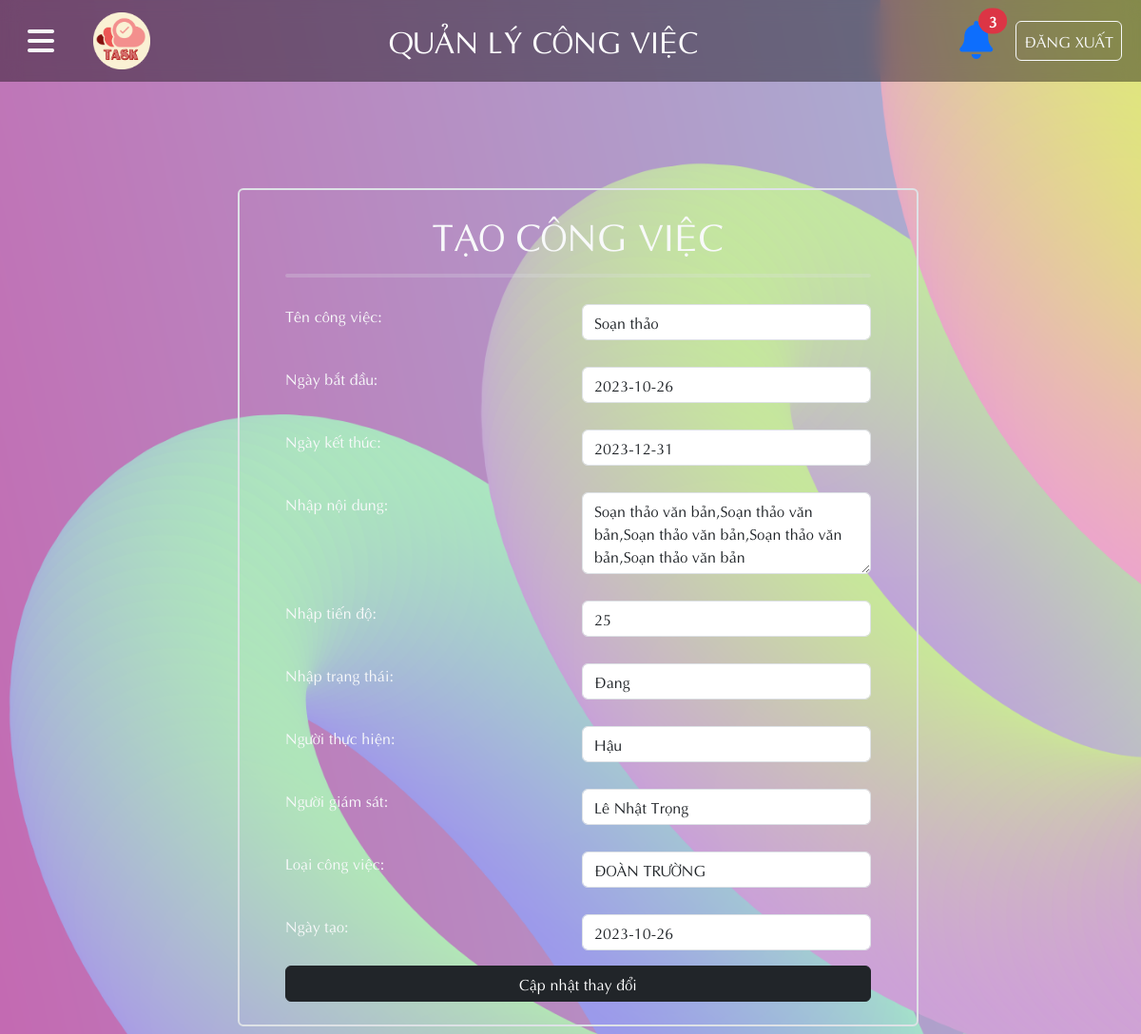
/Admin/ad_congviec_sua.php?sua_ma=6, run on the app's committed database.
### tables this page shows
CREATE TABLE `congviec` (
  `CV_MA` int(10) NOT NULL,
  `CV_TEN` varchar(50) NOT NULL,
  `CV_NGAYBATDAU` date NOT NULL,
  `CV_NGAYKETTHUC` date NOT NULL,
  `CV_NOIDUNG` text NOT NULL,
  `CV_TIENDO` varchar(50) NOT NULL,
  `CV_TRANGTHAICV` varchar(50) NOT NULL,
  `CV_NGAYTAO` date NOT NULL,
  `CV_NTH` int(10) NOT NULL,
  `CV_NGS` int(10) NOT NULL,
  `LCV_MA` int(10) NOT NULL
);

CREATE TABLE `nguoidung` (
  `ND_MA` int(10) NOT NULL,
  `ND_HOTEN` varchar(50) NOT NULL,
  `ND_NGAYSINH` date NOT NULL,
  `ND_DIACHI` varchar(50) NOT NULL,
  `ND_SDT` varchar(10) NOT NULL,
  `ND_EMAIL` varchar(50) NOT NULL,
  `ND_MSCB` int(10) NOT NULL,
  `ND_MATKHAU` varchar(32) NOT NULL
);

CREATE TABLE `loaicongviec` (
  `LCV_MA` int(10) NOT NULL,
  `LCV_TEN` varchar(50) NOT NULL
);

### Admin/ad_thongbao.php (called while the page is built, shortened)
<?php include_once '../condb/condb.php';
$query_chuadoc = "SELECT * FROM thongbao WHERE TB_XEM = '0'";
$soluong_chuadoc = $conn->query($query_chuadoc);
$soluong_thongbao = mysqli_num_rows($soluong_chuadoc);
?>

### Admin/ad_congviec_sua.php (the view, shortened to what this page needs)
<?php
include_once '../condb/condb.php';
include_once './ad_thongbao.php';
$ma = $_GET['sua_ma'];
$query_congviec = "SELECT * FROM congviec WHERE CV_MA='$ma'";
$ds_congviec = mysqli_query($conn, $query_congviec);
$congviec = mysqli_fetch_array($ds_congviec);
?>
<!DOCTYPE html>
<html lang="en">
<head>
    <link href="../styles/style.css?v=<?php echo time(); ?>" rel="stylesheet" type="text/css" />
    <link href="https://cdn.jsdelivr.net/npm/bootstrap@5.3.2/dist/css/bootstrap.min.css" rel="stylesheet"
>
    <link rel="stylesheet" href="https://cdnjs.cloudflare.com/ajax/libs/font-awesome/6.4.2/css/all.min.css">
</head>
<body>
<header>
        <nav class="navbar_container navbar  navbar-expand-lg">
            <button class=" btn mx-3" type="button" data-bs-toggle="offcanvas" data-bs-target="#offcanvasExample" aria-controls="offcanvasExample">
                <i class="fa-solid fs-2 text-light fa-bars"></i>
            </button>
            <div class="container-fluid">
                <a class="navbar-brand text-white fs-4" href="trangchu.php"><img src="../image/logo.png" style="width: 60px;" class="w3-circle"></a>
                <a class="navbar-brand text-white fs-2"> QUẢN LÝ CÔNG VIỆC </a>
                <div class="d-flex">
                    <div class="dropdown mx-4 position-relative">
                        <span class="position-absolute top-0 start-100 fs-6 translate-middle badge bg-danger rounded-pill badge-danger">
                            <?php echo $soluong_thongbao; ?>
                        </span>
                        <a id="dLabel" role="button" data-toggle="dropdown" data-target="#" href="#">
                            <i class="fs-1 fa-solid fa-bell"></i>
                        </a>
                    </div>
                    <a class="btn btn-outline-light px-2 py-2 me-2" href="../User/dangxuat.php" role="button">ĐĂNG XUẤT</a>
                </div>
            </div>
        </nav>
    </header>
    <main>
        <div class="form_center">
            <form id="form" name="form" method="post" onsubmit="return validateForm()" class="form">
                <div class="container p-5 py-4 m-2 border border-2 rounded">
                    <h1 class="text-light text-center">TẠO CÔNG VIỆC</h1>
                    <hr class="text-dark border border-2 rounded " style="border-top: 4px solid white">
                    <div class="row p-2 my-1 rounded">
                        <div class="col p-1  text-light">
                            <label class="" for="ten">Tên công việc:</label>
                        </div>
                        <div class="col p-1 ">
                            <input class="form-control" type="text" placeholder="Nhập tên công việc" name="ten" id="ten" value="<?php echo $congviec['CV_TEN'];?> ">
                        </div>
                    </div>
                    <div class="row p-2 my-1 rounded">
                        <div class="col p-1  text-light">
                            <label for="ngaybatdau">Ngày bắt đầu:</label>
                        </div>
                        <div class="col p-1 ">
                            <input class="form-control" type="" placeholder="Điền ngày bắt đầu công việc" name="ngaybatdau" id="ngaybatdau" value="<?php echo $congviec['CV_NGAYBATDAU'];?> ">
                        </div>
                    </div>
                    <div class="row p-2 my-1 rounded">
                        <div class="col p-1  text-light">
                            <label for="ngayketthuc">Ngày kết thúc:</label>
                        </div>
                        <div class="col p-1 ">
                            <input class="form-control" type="" name="ngayketthuc" id="ngayketthuc" value="<?php echo $congviec['CV_NGAYKETTHUC'];?> ">
                        </div>
                    </div>
                    <div class="row p-2 my-1 rounded">
                        <div class="col p-1  text-light">
                            <label class="" for="text">Nhập nội dung:</label>
                        </div>
                        <div class="col p-1 ">
                            <textarea class="form-control" name="noidung" id="noidung" rows="3"><?php echo $congviec['CV_NOIDUNG'];?></textarea>
                        </div>
                    </div>
                    <div class="row p-2 my-1 rounded">
                        <div class="col p-1  text-light">
                            <label class="" for="text">Nhập tiến độ:</label>
                        </div>
                        <div class="col p-1 ">
                            <input type="number" min="0" max="100" class="form-control" name="tiendo" id="tiendo" rows="3" value=<?php echo $congviec['CV_TIENDO'];?>></input>
                        </div>
                    </div>
                    <div class="row p-2 my-1 rounded">
                        <div class="col p-1  text-light">
                            <label class="" for="trangthai">Nhập trạng thái:</label>
                        </div>
                        <div class="col p-1 ">
                            <input type="text" min="<?php echo $congviec['CV_TRANGTHAICV'];?>" max="100" class="form-control" name="trangthai" id="trangthai" rows="3"
                                value=<?php echo $congviec['CV_TRANGTHAICV'];?>></input>
                        </div>
                    </div>
                    <div class="row p-2 my-1 rounded">
                        <div class="col p-1  text-light">
                            <label for="nguoithuchien">Người thực hiện:</label>
                        </div>
                        <div class="col p-1 ">
                            <select class="form-control" name="nguoithuchien">
                                <?php
                                $query_nguoidung = "SELECT * FROM nguoidung";
$ds_nguoidung = mysqli_query($conn, $query_nguoidung);
while ($nguoidung = mysqli_fetch_assoc($ds_nguoidung)):
    ?>
                                <option value="<?php echo $nguoidung['ND_MA'];
    ?>" <?php
if ($nguoidung['ND_MA'] == $congviec['CV_NTH']):
    echo "selected";
endif;
    ?>>
                                    <?php
        echo $nguoidung['ND_HOTEN'];
    ?>
                                </option>
                                <?php
endwhile;
?>
                            </select>
                        </div>
                    </div>
                    <div class="row p-2 my-1 rounded">
                        <div class="col p-1  text-light">
                            <label for="nguoigiamsat">Người giám sát:</label>
                        </div>
                        <div class="col p-1 ">
                            <select class="form-control" name="nguoigiamsat">
                                <?php
                                $query_nguoidung = "SELECT * FROM nguoidung";
$ds_nguoidung = mysqli_query($conn, $query_nguoidung);
while ($nguoidung = mysqli_fetch_assoc($ds_nguoidung)):
    ?>
                                <option value="<?php echo $nguoidung['ND_MA'];
    ?>" <?php
if ($nguoidung['ND_MA'] == $congviec['CV_NGS']):
    echo "selected";
endif;
    ?>>
                                    <?php
        echo $nguoidung['ND_HOTEN'];
    ?>
                                </option>
                                <?php
endwhile;
?>
                            </select>
                        </div>
                    </div>
                    <div class="row p-2 my-1 rounded">
                        <div class="col p-1  text-light">
                            <label for="loaicongviec">Loại công việc:</label>
                        </div>
                        <div class="col p-1">
                            <select class="form-control" name="loaicongviec" id="loaicongviec">
                                <?php
                                $query_lcv = "SELECT * FROM loaicongviec";
$ds_congviec = mysqli_query($conn, $query_lcv);
while ($cv = mysqli_fetch_assoc($ds_congviec)):
    ?>
                                <option value="<?php echo $cv['LCV_MA'];
    ?>" <?php
if ($cv['LCV_MA'] == $congviec['LCV_MA']):
    echo "selected";
endif;
    ?>>
                                    <?php
        echo $cv['LCV_TEN'];
    ?>
                                </option>
                                <?php
endwhile;
?>
                            </select>
                        </div>
                    </div>
                    <div class="row p-2 my-1 rounded">
                        <div class="col p-1  text-light">
                            <label for="ngaytao">Ngày tạo:</label>
                        </div>
                        <div class="col p-1 ">
                            <input class="form-control" type="" name="ngaytao" id="ngaytao" value="<?php echo $congviec['CV_NGAYTAO'];?> ">
                        </div>
                    </div>
                    <div class="btn_form">
                        <button style="width:100%" class="btn  btn-dark" type="submit" name="submit">Cập nhật thay đổi</button>
                    </div>
                </div>
            </form>
        </div>
    </main>
</body>
</html>

### styles/style.css (style rules this page uses)
* { margin: 0; padding: 0; box-sizing: border-box; font-family: Aptima; }
body { background-image: url(../Image/background.png); background-repeat: no-repeat; background-size: cover; background-attachment: fixed; }
.form_center { display: flex; justify-content: center; }
.btn_form { display: flex; justify-content: center; }
main { min-height: 620px; margin-top: 80px; padding-top: 24px; }
.navbar_container { background-color: rgba(0, 0, 0, 0.4); backdrop-filter: blur(10px); }
@media (min-width: 992px) { .container, .container-lg, .container-md, .container-sm { max-width: 960px; min-width: 700px; } }

### data on the page
congviec: ten "Soạn thảo", ngaybatdau "2023-10-26", ngayketthuc "2023-12-31", noidung "Soạn thảo văn bản,Soạn thảo văn bản,Soạn thảo văn bản,Soạn thảo văn bản,Soạn thảo văn bản", tiendo "25", nguoithuchien "Hậu", nguoigiamsat "Lê Nhật Trọng", loaicongviec "ĐOÀN TRƯỜNG", ngaytao "2023-10-26"

### other printed values
$soluong_thongbao "3"
